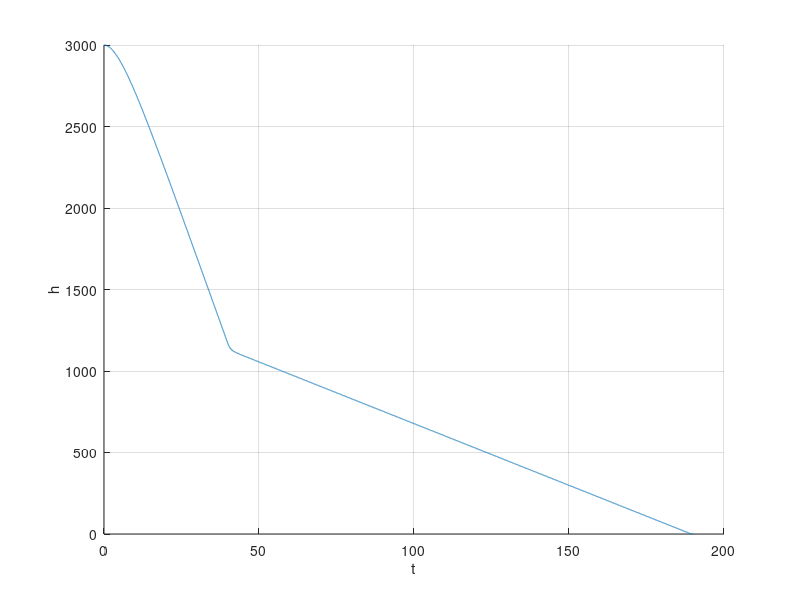

This figure's MATLAB source:
clc; clear all; close all;

%Time data
idx = 1;
t = 0;
dt = 0.01;

while t < 200
  %Conditional height function
  if t < 40
    h(idx) = 3286.19-286.19*exp(-0.185*t)-52.99*t;
  else
    h(idx) = 1131.37+35.02*exp(-1.296*(t-40))-7.57*(t-40);
  end

%Plot time
tPlot(idx) = t;

%Update time and index
idx = idx + 1;
t = t+dt;
end

%Plot graph
hold on;
grid on;
plot(tPlot,h);

xlabel('t');
ylabel('h');

%Limit axes
xlim([0 200]);
ylim([0 3000]);

%Save plot
saveas(gcf,'Analytical_solution.png')